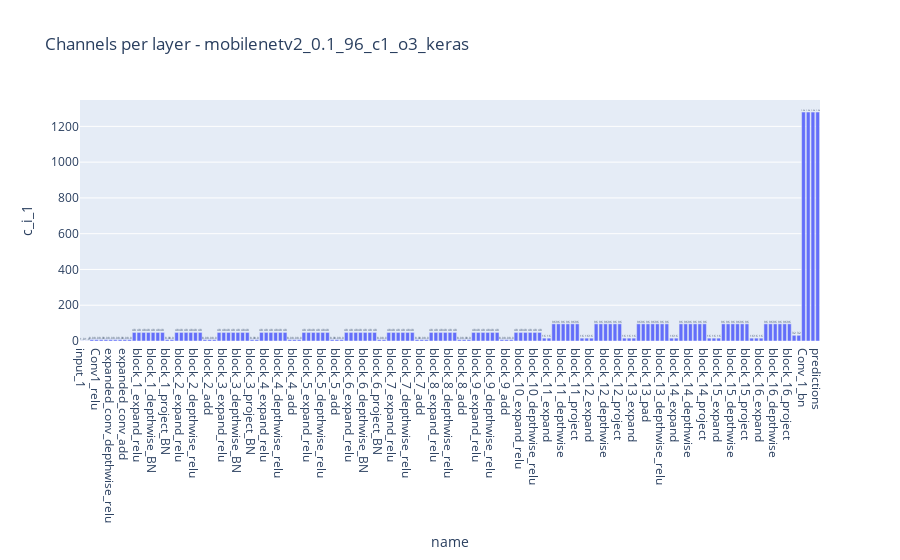

The notebook cell this image was saved under:
### Code cell
fig3 = px.bar(df, x="name", y= "c_i_1", text_auto=".2s",
    title=f"Channels per layer - {model_name}")
#fig2.add_hline(y=256000, line_width=3, line_dash="dash", line_color="orange")
#fig3.update_yaxes(autorange="reversed")
#fig3.update_yaxes(rangemode="tozero")
# fig3.update_yaxes(
#     range=(0, 1280),
#     constrain='domain'
# )
fig3.show()

### Figure 1 — Plotly figure (JSON) as saved in the notebook; plotly's stock layout.template omitted (floating-point values rounded to 4 significant figures; data arrays with more than 128 entries replaced by an {"elided": "..."} marker saying what was removed)
{"data": [{"alignmentgroup": "True", "hovertemplate": "name=%{x}<br>c_i_1=%{y}<extra></extra>", "legendgroup": "", "marker": {"color": "#636efa", "pattern": {"shape": ""}}, "name": "", "offsetgroup": "", "orientation": "v", "showlegend": false, "textposition": "auto", "texttemplate": "%{y:.2s}", "type": "bar", "x": {"elided": "157 str values"}, "xaxis": "x", "y": {"elided": "157 int values"}, "yaxis": "y"}], "layout": {"barmode": "relative", "legend": {"tracegroupgap": 0}, "title": {"text": "Channels per layer - mobilenetv2_0.1_96_c1_o3_keras"}, "xaxis": {"anchor": "y", "domain": [0, 1], "title": {"text": "name"}}, "yaxis": {"anchor": "x", "domain": [0, 1], "title": {"text": "c_i_1"}}}}
